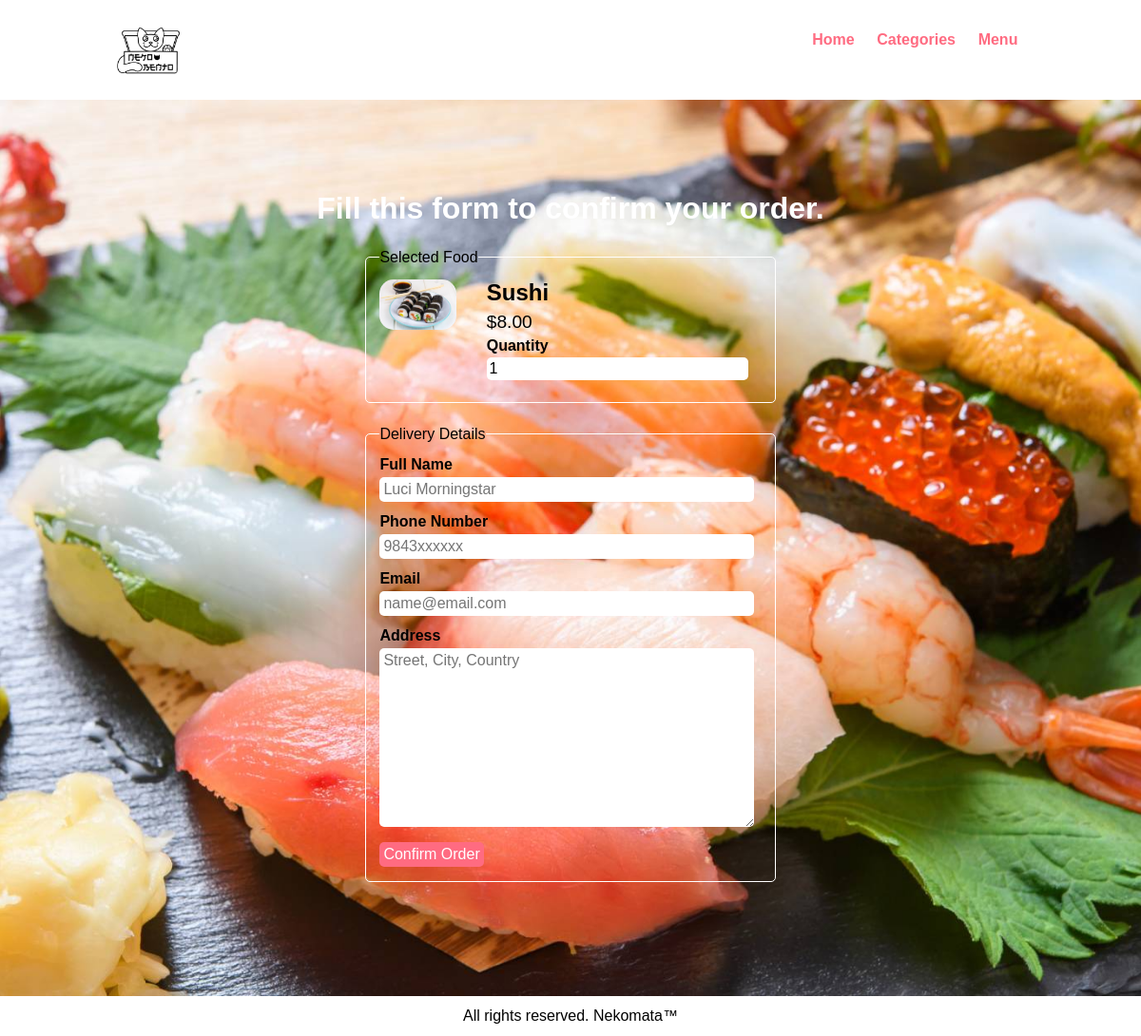
Page /order.php?food_id=101 on the committed database.
### tables this page shows
CREATE TABLE `tbl_food` (
  `Id` int(10) UNSIGNED NOT NULL,
  `title` varchar(100) NOT NULL,
  `description` text NOT NULL,
  `price` decimal(10,2) NOT NULL,
  `image_name` varchar(255) NOT NULL,
  `category_id` int(10) UNSIGNED NOT NULL,
  `featured` varchar(10) NOT NULL,
  `active` varchar(10) NOT NULL
);

### order.php (the view, shortened to what this page needs)
<?php include('partials-front/menu.php'); ?>
    <?php
        if(isset($_GET['food_id']))
        {
            $food_id = $_GET['food_id'];
            $sql = "SELECT * FROM tbl_food WHERE id=$food_id";
            $res = mysqli_query($conn, $sql);
            $count = mysqli_num_rows($res);
            if($count==1)
            {
                $row = mysqli_fetch_assoc($res);
                $title = $row['title'];
                $price = $row['price'];
                $image_name = $row['image_name'];
            }
            else
            {
                header('location:'.SITEURL);
            }
        }
        else
        {
            header('location:'.SITEURL);
        }
    ?>
    <section class="food-search">
        <div class="container">
            <h2 class="text-center text-white">Fill this form to confirm your order.</h2>
            <form action="" method="POST" class="order">
                <fieldset>
                    <legend>Selected Food</legend>
                    <div class="food-menu-img">
                        <?php
                            if($image_name=="")
                            {
                                echo "<div class='error'>Image not Available.</div>";
                            }
                            else
                            {
                                ?>
                                <img src="<?php echo SITEURL; ?>images/food/<?php echo $image_name; ?>" alt="Chicke Hawain Pizza" class="img-responsive img-curve">
                                <?php
                            }
                        ?>
                    </div>
                    <div class="food-menu-desc">
                        <h3><?php echo $title; ?></h3>
                        <p class="food-price">$<?php echo $price; ?></p>
                        <div class="order-label">Quantity</div>
                        <input type="number" name="qty" class="input-responsive" value="1" required>
                    </div>
                </fieldset>
                <fieldset>
                    <legend>Delivery Details</legend>
                    <div class="order-label">Full Name</div>
                    <input type="text" name="full-name" placeholder="Luci Morningstar" class="input-responsive" required>
                    <div class="order-label">Phone Number</div>
                    <input type="tel" name="contact" placeholder="9843xxxxxx" class="input-responsive" required>
                    <div class="order-label">Email</div>
                    <input type="email" name="email" placeholder="name@email.com" class="input-responsive" required>
                    <div class="order-label">Address</div>
                    <textarea name="address" rows="10" placeholder="Street, City, Country" class="input-responsive" required></textarea>
                    <input type="submit" name="submit" value="Confirm Order" class="btn btn-primary">
                </fieldset>
            </form>
        </div>
    </section>
    <?php include('partials-front/footer.php'); ?>

### css/style.css (style rules this page uses)
* { margin: 0 0; padding: 0 0; font-family: Arial, Helvetica, sans-serif; }
.container { width: 80%; margin: 0 auto; padding: 1%; }
.img-responsive { width: 100%; }
.img-curve { border-radius: 15px; }
.text-center { text-align: center; }
.text-white { color: white; }
.btn { padding: 1%; border: none; font-size: 1rem; border-radius: 5px; }
.btn-primary { background-color: #ff6b81; color: white; cursor: pointer; }
h2 { color: #2f3542; font-size: 2rem; margin-bottom: 2%; }
h3 { font-size: 1.5rem; }
fieldset { border: 1px solid white; margin: 5%; padding: 3%; border-radius: 5px; }
.food-search { background-image: url(../images/bg.jpg); background-size: cover; background-repeat: no-repeat; background-position: center; padding: 7% 0; }
.food-menu-img { width: 20%; float: left; }
.food-menu-desc { width: 70%; float: left; margin-left: 8%; }
.food-price { font-size: 1.2rem; margin: 2% 0; }
.order { width: 50%; margin: 0 auto; }
.input-responsive { width: 96%; padding: 1%; margin-bottom: 3%; border: none; border-radius: 5px; font-size: 1rem; }
.order-label { margin-bottom: 1%; font-weight: bold; }

### rows in the picture
tbl_food: image_name (picture), title "Sushi", price "8.00"
